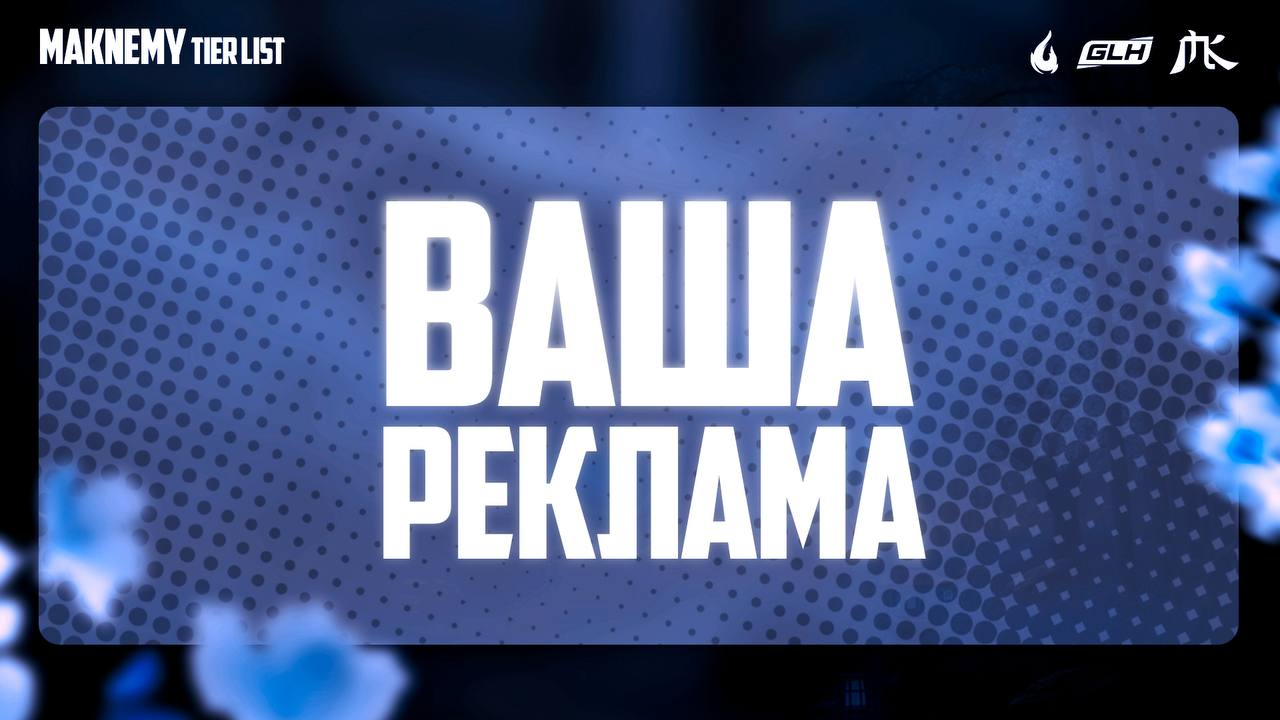
#> input picture tools/art/placeholder-src.jpg, 1280 x 720 px, given in place of foot-bg.webp, which was not available
$ python make-halloween-assets.py
#> lines starting #> are read from the running program, lines starting #| are printed output that depends on the picture; pictures that were not available may be replaced by others from this repository, and a replacement may not be noted
"""Картинки Хэллоуин-темы: public_html/assets/halloween/.

    python tools/make-halloween-assets.py --figma <папка с выгрузкой из Figma>

Две группы.

1. Из макета (Figma, страница «хелоуин»). REST-рендер нод у файла лимитирован,
   поэтому всё выгружено через плагин Figma Console (exportAsync) в PNG:
     castle-top.png, castle-bot.png  исходник фона 1080×1920 двумя кусками
                                     (y 0–980 и 940–1920): за один экспорт
                                     плагин больше 1568 px не отдаёт;
     branch.png                      исходник веток 1249×700 (замена сакуры);
     bat.png                         летучая мышь, компонент «image 5», 2x;
     card-*.png                      пять картинок карточек главной, 482×482.
   Фон режется так же, как в макете: нода 1983×3236 с заливкой FILL, то есть
   по высоте видна середина исходника 1080×1762. Ветки — по imageTransform
   своих нод (CROP), сакура новостей — FILL.

   Из того же фона собран stage-export.jpg — подложка сцены тирлиста при
   сохранении в PNG: на экране сцена прозрачная и стоит на фоне страницы,
   а в картинке фона страницы нет.

2. Синие картинки сайта (полосы тирлиста, свечение подвала) перекрашиваются
   тем же поворотом оттенка, что и цвета в tools/halloween_css.php: синий
   185–250° уходит в 268–292°, насыщенность и светлота не меняются. Края
   диапазона и малонасыщенные пиксели сдвигаются плавно, иначе на градиентах
   вылезают ступеньки.
"""
import argparse
from pathlib import Path

import numpy as np
from PIL import Image

ROOT = Path(__file__).resolve().parent.parent / 'public_html' / 'assets'
OUT = ROOT / 'halloween'


def smoothstep(e0, e1, x):
    t = np.clip((x - e0) / (e1 - e0), 0, 1)
    return t * t * (3 - 2 * t)


def shift_blue(im):
    rgba = im.convert('RGBA')
    a = np.asarray(rgba).astype(np.float64) / 255
    rgb = a[..., :3]
    mx = rgb.max(-1)
    mn = rgb.min(-1)
    d = mx - mn
    l = (mx + mn) / 2
    s = np.where(d == 0, 0, d / np.where(l > 0.5, 2 - mx - mn, mx + mn + 1e-12))
    r, g, b = rgb[..., 0], rgb[..., 1], rgb[..., 2]
    dd = np.where(d == 0, 1, d)
    h = np.where(mx == r, ((g - b) / dd) % 6, np.where(mx == g, (b - r) / dd + 2, (r - g) / dd + 4)) * 60
    target = 268 + (np.clip(h, 185, 250) - 185) * 24 / 65
    w = smoothstep(170, 185, h) * (1 - smoothstep(250, 262, h)) * smoothstep(0.08, 0.2, s)
    nh = h + (target - h) * w
    hsv_s = np.where(mx == 0, 0, d / np.where(mx == 0, 1, mx))
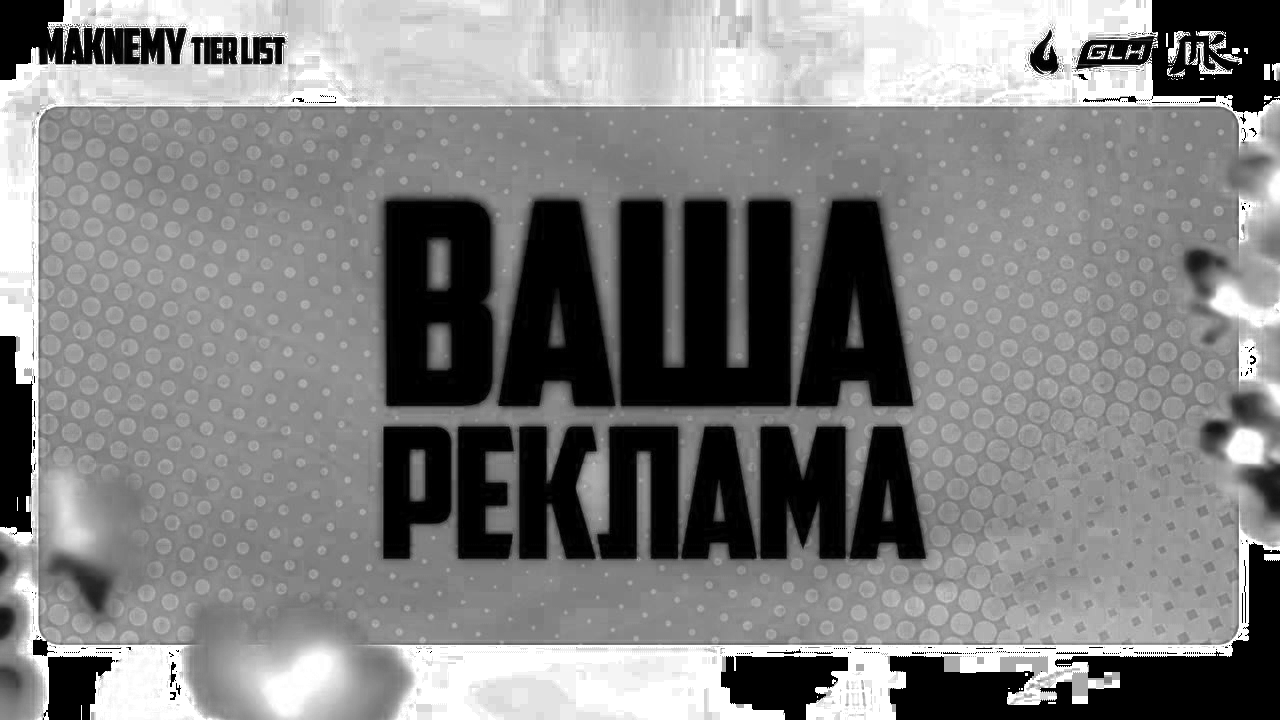
#> hsv_s: shape (720, 1280) float64; min 0, max 1, mean 0.505
    hh = (nh % 360) / 60
    c = mx * hsv_s
    x = c * (1 - np.abs(hh % 2 - 1))
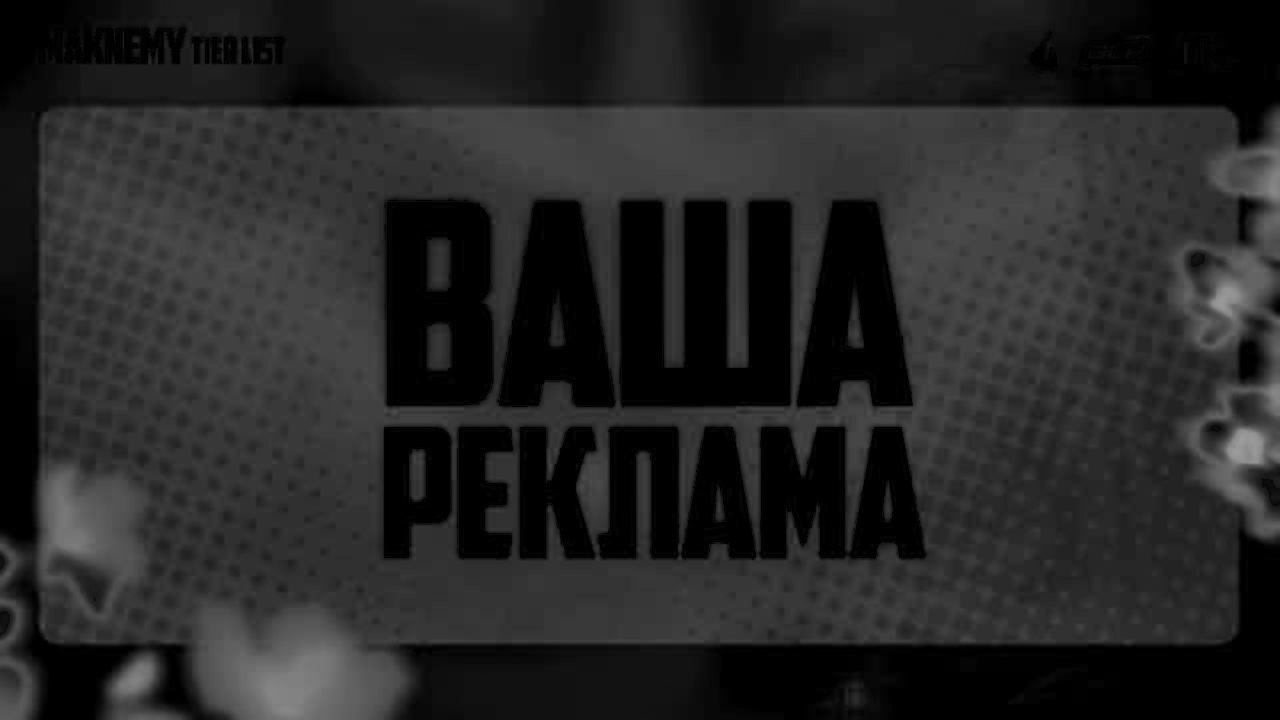
#> x: shape (720, 1280) float64; min 0, max 0.618, mean 0.151
    m = mx - c
    z = np.zeros_like(c)
    i = np.floor(hh).astype(int) % 6
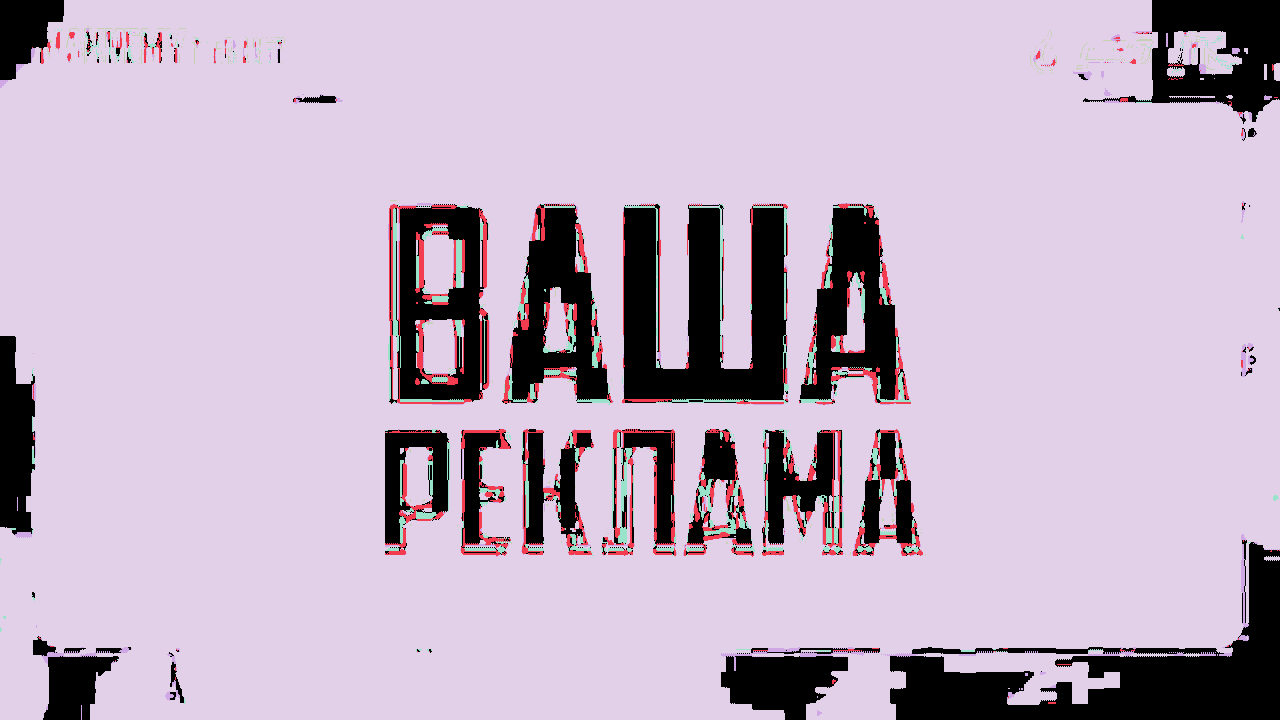
#> i: shape (720, 1280) int64; 6 distinct labels, from 0 to 5; one colour per label, 0 black
    out = np.select(
        [i[..., None] == k for k in range(6)],
        [np.stack(t, -1) for t in [(c, x, z), (x, c, z), (z, c, x), (z, x, c), (x, z, c), (c, z, x)]],
    ) + m[..., None]
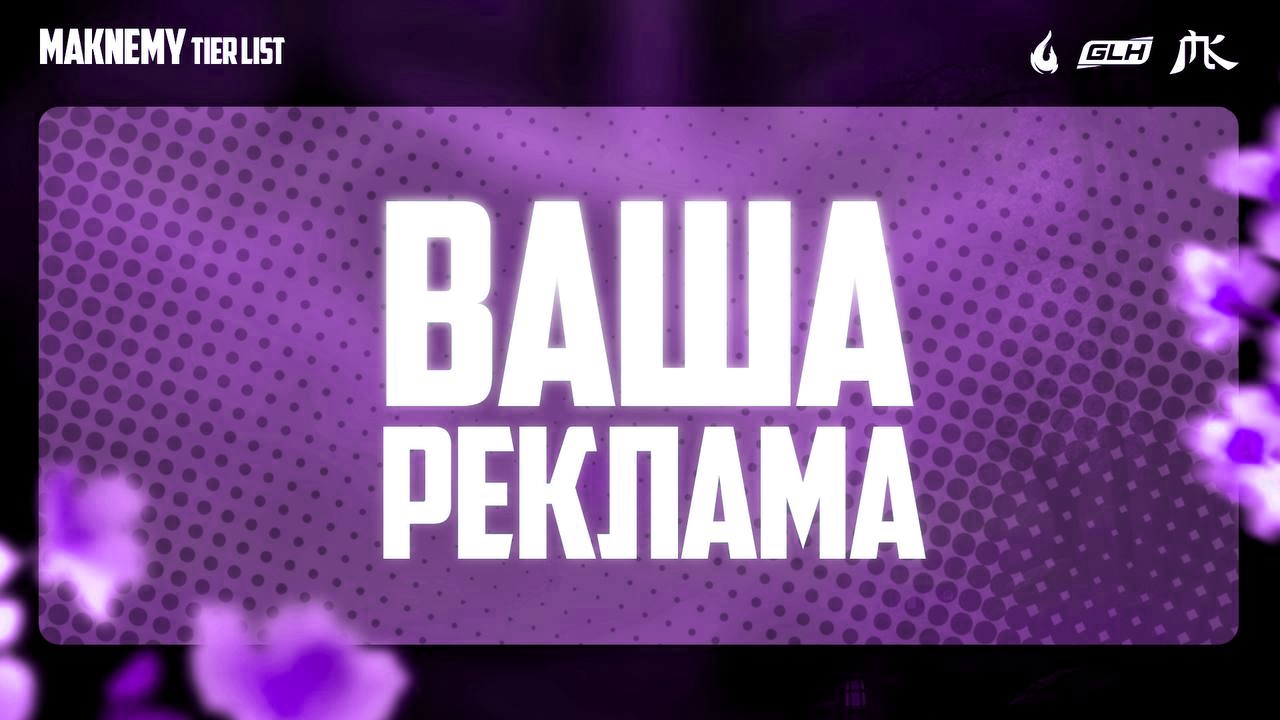
#> out: shape (720, 1280, 3) float64; mean of channels 0, 1, 2 0.461, 0.311, 0.525; drawn as R, G, B
    a[..., :3] = out
    res = Image.fromarray(np.round(np.clip(a, 0, 1) * 255).astype(np.uint8), 'RGBA')
    return res if im.mode == 'RGBA' else res.convert(im.mode if im.mode in ('RGB', 'L') else 'RGB')
#> returned value: PIL image 1280x720 RGB


def save(im, name, **kw):
    path = OUT / name
    if name.endswith('.webp'):
        im.save(path, 'WEBP', quality=kw.get('quality', 82), method=6)
    elif name.endswith('.jpg'):
        im.convert('RGB').save(path, 'JPEG', quality=kw.get('quality', 85), optimize=True, progressive=True)
    else:
        im.save(path, 'PNG', optimize=True)
#> (the run stopped early here; a loop or call above may not have finished)
